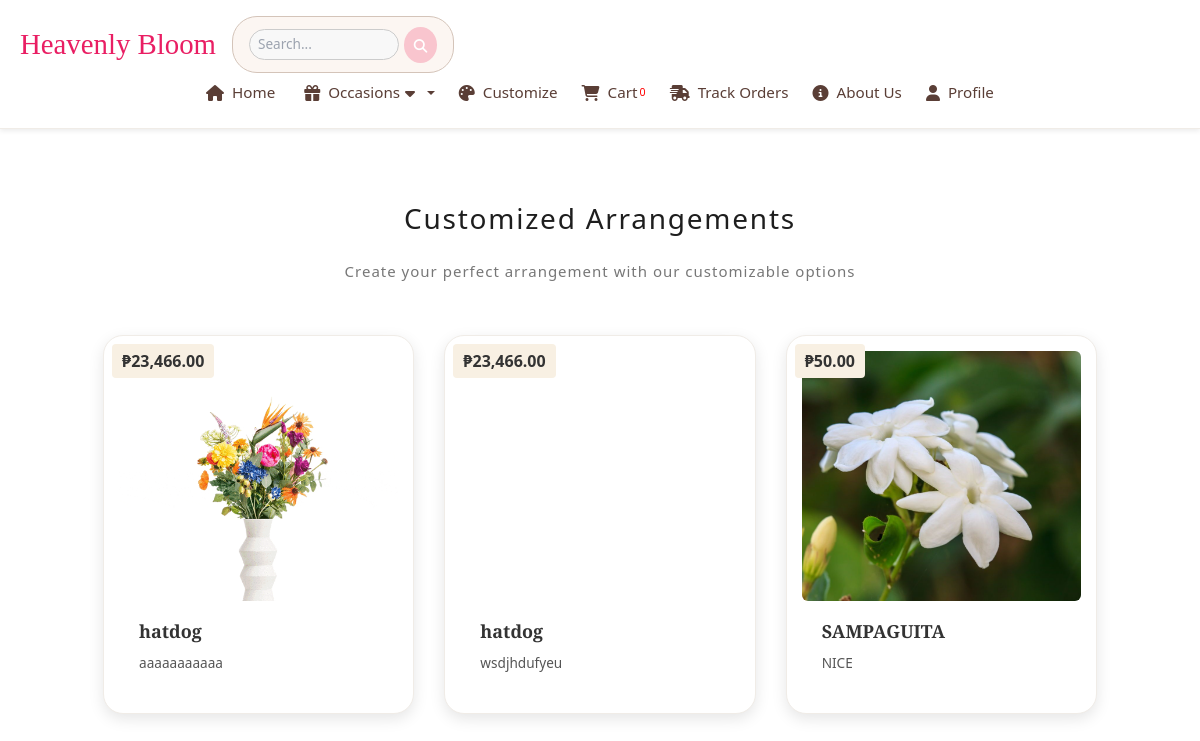
Page /customized_products.php on the committed database.
### tables this page shows
CREATE TABLE `customized_products` (
  `id` int(11) NOT NULL,
  `product_id` int(11) NOT NULL,
  `occasion_type` varchar(255) NOT NULL,
  `color` varchar(50) NOT NULL,
  `size` varchar(50) NOT NULL,
  `add_ons` text DEFAULT NULL,
  `message` text DEFAULT NULL,
  `bouquet_sizes` varchar(255) DEFAULT NULL,
  `ribbon_colors` varchar(255) DEFAULT NULL,
  `created_at` timestamp NOT NULL DEFAULT current_timestamp(),
  `updated_at` timestamp NOT NULL DEFAULT current_timestamp() ON UPDATE current_timestamp(),
  `product_name` varchar(255) NOT NULL,
  `product_price` decimal(10,2) NOT NULL,
  `product_description` text DEFAULT NULL,
  `product_image` varchar(255) NOT NULL DEFAULT 'default.jpg',
  `category_id` int(11) DEFAULT NULL,
  `message_price` decimal(10,2) NOT NULL DEFAULT 0.00,
  `stock_count` int(11) DEFAULT 0,
  `is_deleted` tinyint(1) DEFAULT 0
);

### customized_products.php (the view, shortened to what this page needs)
<!DOCTYPE html>
<html lang="en">
<head>
    <link rel="stylesheet" href="https://cdnjs.cloudflare.com/ajax/libs/font-awesome/6.5.0/css/all.min.css">
    <link rel="stylesheet" type="text/css" href="assets/css/bootstrap.min.css">
    <link rel="stylesheet" type="text/css" href="assets/css/font-awesome.css">
    <link rel="stylesheet" href="assets/css/templatemo-softy-pinko.css">
    <link rel="stylesheet" href="home.css">
</head>
<body>
    <?php include 'navi.php'; ?>
    <section class="section padding-top-70 padding-bottom-70" id="customized-products">
        <div class="container">
            <div class="row">
                <div class="col-lg-12">
                    <div class="center-heading">
                        <h2 class="section-title">Customized Arrangements</h2>
                    </div>
                    <div class="center-text">
                        <p>Create your perfect arrangement with our customizable options</p>
                    </div>
                </div>
                </div>
            <div class="row">
                <?php
                $query = "SELECT cp.* FROM customized_products cp";
                $result = $conn->query($query);
                if ($result && $result->num_rows > 0) {
                    while ($row = $result->fetch_assoc()) {
                        $productId = $row['id'];
                        $productName = htmlspecialchars($row['product_name'] ?? 'Product Name Unavailable');
                        $productPrice = $row['product_price'] ?? 0.00;
                        $productDescShort = strlen($row['product_description']) > 50 ? htmlspecialchars(substr($row['product_description'], 0, 50)) . '...' : htmlspecialchars($row['product_description']);
                        $productDescFull = htmlspecialchars($row['product_description'] ?? '');
                        $productImage = $row['product_image'];
                        $bouquetSizes = htmlspecialchars($row['bouquet_sizes'] ?? '');
                        $ribbonColors = htmlspecialchars($row['ribbon_colors'] ?? '');
                        $wrapperColors = htmlspecialchars($row['wrapper_colors'] ?? '');
                        $addonsData = json_decode($row['add_ons'], true);
                        $imagePath = !empty($productImage) && file_exists("uploads/" . $productImage)
                            ? "uploads/" . htmlspecialchars($productImage)
                            : "uploads/default.jpg";
                        echo '<div class="col-lg-4 col-md-6 col-sm-12" data-scroll-reveal="enter bottom move 50px over 0.6s after 0.2s">';
                        echo '<div class="product-card" data-id="' . $productId . '"
                            data-name="' . $productName . '"
                            data-image="' . $imagePath . '"
                            data-price="' . $productPrice . '"
                            data-description-full="' . $productDescFull . '"
                            data-bouquet-sizes="' . $bouquetSizes . '"
                            data-ribbon-colors="' . $ribbonColors . '"
                            data-wrapper-colors="' . $wrapperColors . '"
                            data-addons="' . htmlspecialchars(json_encode($addonsData)) . '">';
                        echo '<div class="product-image-wrapper">';
                        echo '</div>';
                        echo '<div class="product-info">';
                        echo '<h3>' . $productName . '</h3>';
                        echo '<p class="short-description">' . $productDescShort . '</p>';
                        echo '<p class="product-price">₱' . number_format($productPrice, 2) . '</p>';
                        echo '</div>';
                        echo '</div>';
                        echo '</div>';
                    }
                } else {
                    echo '<div class="col-12"><p class="text-center">No customized products available at the moment.</p></div>';
                }
                ?>
            </div>
        </div>
    </section>
</body>
</html>

### assets/css/templatemo-softy-pinko.css (style rules this page uses)
html, body, div, span, applet, object, iframe, h1, h2, h3, h4, h5, h6, p, blockquote, div pre, a, abbr, acronym, address, big, cite, code, del, dfn, em, font, img, ins, kbd, q, s, samp, small, strike, strong, sub, sup, tt, var, b, u, i, center, dl, dt, dd, ol, ul, li, figure, header, nav, section, article, aside, footer, figcaption { margin: 0; padding: 0; border: 0; outline: 0; }
header, nav, section, article, aside, footer, hgroup { display: block; }
* { box-sizing: border-box; }
html, body { font-family: "Raleway", sans-serif; font-weight: 400; background-color: #fff; font-size: 16px; -ms-text-size-adjust: 100%; -webkit-font-smoothing: antialiased; -moz-osx-font-smoothing: grayscale; }
h1, h2, h3, h4, h5, h6 { margin-top: 0px; margin-bottom: 0px; }
html, body { background: #fff; font-family: "Raleway", sans-serif; }
.section { position: relative; padding-top: 100px; padding-bottom: 80px; }
.center-heading { text-align: center; }
.center-heading .section-title { font-weight: 500; font-size: 28px; color: #1e1e1e; letter-spacing: 1.75px; line-height: 38px; margin-bottom: 20px; }
.center-text { text-align: center; font-weight: 400; font-size: 16px; color: #777; line-height: 28px; letter-spacing: 1px; margin-bottom: 50px; }
.center-text p { font-size: 15px; color: #777; margin-bottom: 30px; }
.padding-top-70 { padding-top: 70px !important; }

### home.css (style rules this page uses)
.product-card { @apply bg-white rounded-lg shadow-lg overflow-hidden transition-transform duration-300 hover:scale-105; }
.product-card h3 { @apply text-xl font-semibold p-4; }
.product-price { @apply text-2xl font-bold text-pink-600 p-4; }
.product-card { position: relative; }
.product-card { display: flex; flex-direction: column; padding: 15px; background-color: #fff; border-radius: 10px; box-shadow: 0 2px 4px rgba(0, 0, 0, 0.08); transition: transform 0.2s ease-in-out, box-shadow 0.2s ease-in-out; position: relative; border: 1px solid #f0ece7; }
.product-card .product-price { font-size: 1rem; color: #333; background-color: #f8f0e3; padding: 6px 10px; border-radius: 4px; font-weight: bold; text-align: left; width: fit-content; margin: 8px; position: absolute; top: 0; left: 0; z-index: 10; }
.product-card h3 { font-family: 'Playfair Display', serif; font-size: 1.1rem; margin-bottom: 6px; color: #333; font-weight: bold; text-align: left; }
.product-card p { font-size: 0.85rem; margin-bottom: 6px; color: #555; margin-bottom: 6px; color: #555; line-height: 1.4; }

### customized_products.php (style rules this page uses)
.product-card { background-color: white; border-radius: 20px; box-shadow: 0 5px 15px rgba(0,0,0,0.1); margin-bottom: 30px; overflow: hidden; transition: all 0.3s ease; }
.product-image-wrapper { height: 250px; overflow: hidden; position: relative; }
.product-info { padding: 20px; }
.product-info h3 { font-size: 18px; margin-bottom: 10px; color: #333; }
.product-price { font-size: 20px; font-weight: 700; color: #ff4483; }

### navi.php (style rules this page uses)
* { margin: 0; padding: 0; box-sizing: border-box; }

### rows in the picture
customized_products: product_name "hatdog", product_description "aaaaaaaaaaa", product_price "23,466.00"
customized_products: product_name "hatdog", product_description "wsdjhdufyeu", product_price "23,466.00"
customized_products: product_name "SAMPAGUITA", product_description "NICE", product_price "50.00"

### other values in the picture
$cartCount "0"
